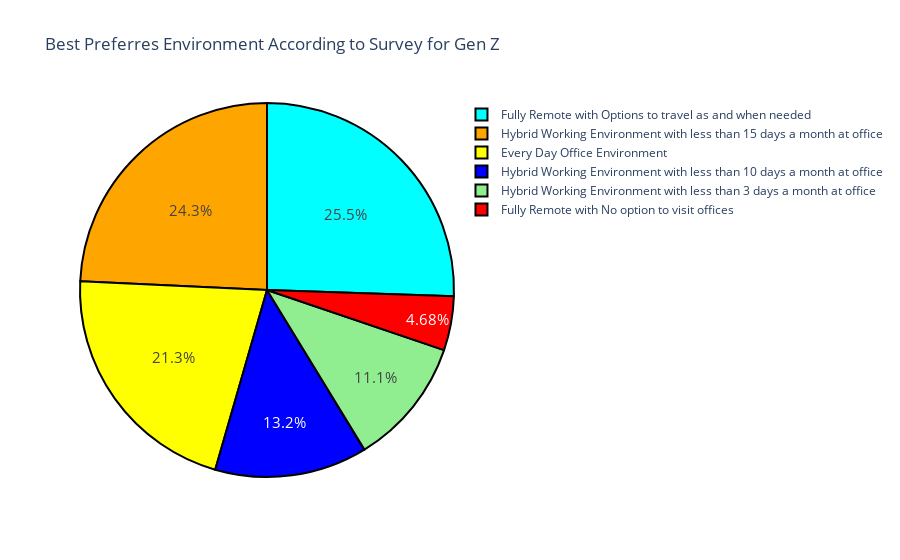

Notebook code for this chart:
### Code cell
colname2="What is the most preferred working environment for you."
preenv=df[colname2].value_counts()
#preenv
colors=["cyan","orange","yellow","blue","lightgreen","red"]
label=preenv.index
value=preenv.values

fig3=go.Figure(data=[go.Pie(labels=label,values=value)])
fig3.update_layout(title_text="Best Preferres Environment According to Survey for Gen Z")
fig3.update_traces(hoverinfo=("label+value"),textinfo="percent",textfont_size=15,marker=dict(colors=colors,
                                                                                            line=dict(color="black",width=2)))
fig3

### Figure 1 — Plotly figure (JSON) as saved in the notebook; plotly's stock layout.template omitted (floating-point values rounded to 4 significant figures)
{"data": [{"hoverinfo": "label+value", "labels": ["Fully Remote with Options to travel as and when needed", "Hybrid Working Environment with less than 15 days a month at office", "Every Day Office Environment", "Hybrid Working Environment with less than 10 days a month at office", "Hybrid Working Environment with less than 3 days a month at office", "Fully Remote with No option to visit offices"], "marker": {"colors": ["cyan", "orange", "yellow", "blue", "lightgreen", "red"], "line": {"color": "black", "width": 2}}, "textfont": {"size": 15}, "textinfo": "percent", "type": "pie", "values": [60, 57, 50, 31, 26, 11]}], "layout": {"autosize": true, "title": {"text": "Best Preferres Environment According to Survey for Gen Z"}}}
